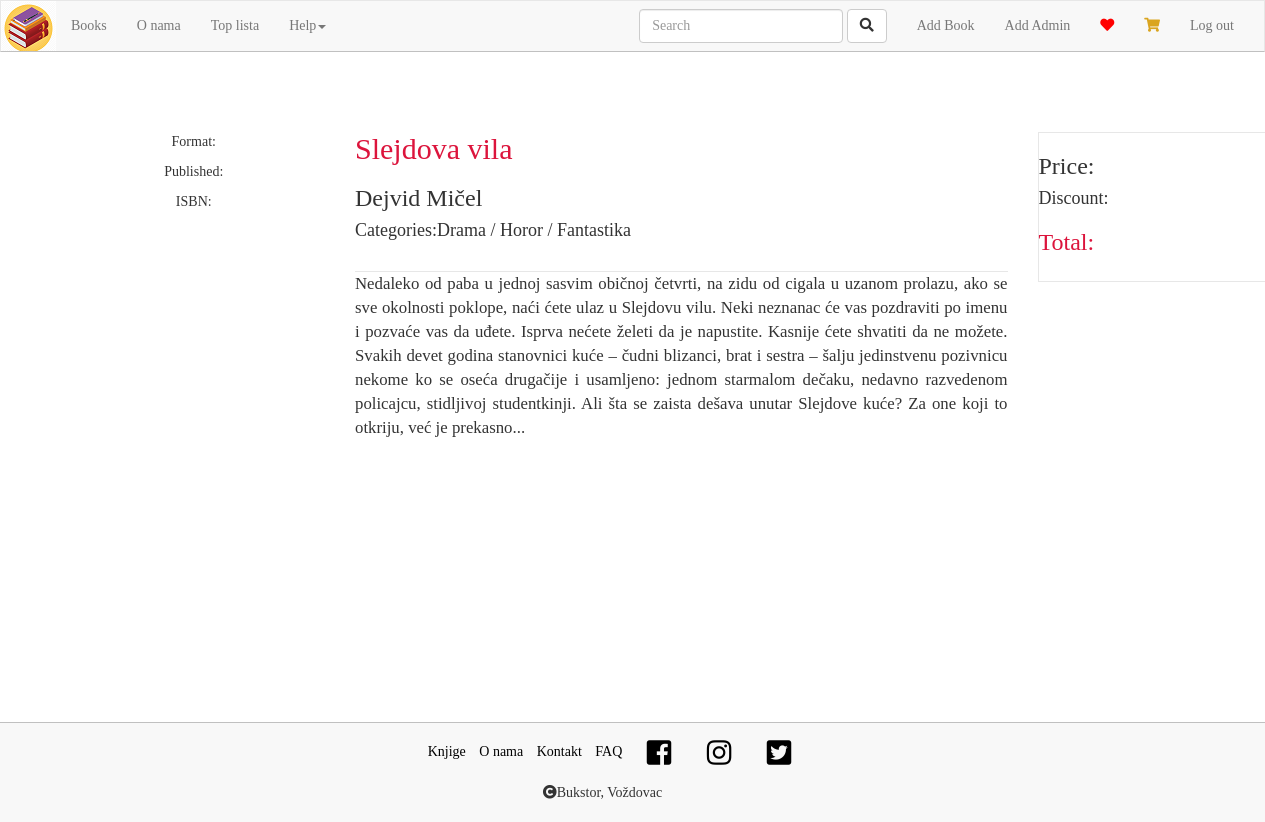
/book.php?id=9 (signed in), run on the app's committed database.
### tables this page shows
CREATE TABLE `knjiga` (
  `naslov` varchar(255) NOT NULL,
  `autor` varchar(255) NOT NULL,
  `knjiga_id` int(5) NOT NULL,
  `opis` varchar(1000) DEFAULT NULL,
  `kategorija` varchar(255) NOT NULL,
  `br_kupovina` int(255) NOT NULL DEFAULT 0,
  `slika` varchar(255) NOT NULL
);

### book.php (the view, shortened to what this page needs)
<?php
include_once "scripts/functions.php";
$id=$_GET['id'];
$sql ="SELECT * FROM knjiga WHERE knjiga_id=$id LIMIT 1";
$book=mysqli_fetch_assoc(mysqli_query($db,$sql));
?>
<!DOCTYPE html>
<html lang="en">
  <head>
    <link href="css/bootstrap.min.css" rel="stylesheet">
    <link rel="stylesheet" href="https://use.fontawesome.com/releases/v5.5.0/css/all.css">
    <link rel="stylesheet" href="./css/style.css">
  </head>
  <body>
    <div class="container book">
      <div class="row">
        <div class="col-md-3">
          <div class="text-center">
            <p>Format:</p>
            <p>Published:</p>
            <p>ISBN:</p>
          </div>
        </div>
        <div class="col-md-7">
          <h2 class="naslov-knjige"><?php echo $book["naslov"]?></h2>
          <h3><?php echo $book["autor"]?></h3>
          <h4>Categories:<?php echo $book["kategorija"]?></h4>
          <p class="oknjizi"> <?php echo $book["opis"]?></p>
        </div>
        <div class="col-md-2">
          <div class="price">
            <h3>Price: </h3>
            <h4>Discount: </h4>
            <h3 class="ukupno">Total: </h3>
          </div>
        </div>
      </div>
    </div>
  </body>
</html>

### css/style.css (style rules this page uses)
body { font-family: Verdana; position: relative; }
body>.container { min-height: 70vh; }
a { color: unset; }
.navbar-brand { margin: 0; padding: 0; overflow: hidden; }
.navbar { border-bottom: 1px solid silver; border-radius: 0px; margin-bottom:0px; }
.crna-lista li a { color:black; }
#glavni-footer { height: 100px; padding: 10px 0 0 0; margin: 30px 0 0 0; border-top:1px solid silver; background-color: #f8f8f8; }
.fa-heart { color: red; cursor: pointer; }
.fa-shopping-cart { color:goldenrod; cursor: pointer; }
.fa-facebook-square,.fa-instagram,.fa-twitter-square { color:black; }
.ukupno { color: crimson; }
form { padding: 2em 3em 1em; max-width: 850px; }
.book { margin-top: 80px; }
.naslov-knjige { color: crimson; margin-top: 0; }
.oknjizi { border-top: 1px solid #e7e7e7; margin-top: 30px; font-size: 1.2em; text-align: justify; }
.price { border: 1px solid #e7e7e7; min-height:150px; width: 250px; }
img { max-height: 270px; }
#glavni-footer div { width: 100%; }

### data on the page
knjiga: naslov "Slejdova vila", autor "Dejvid Mičel", kategorija "Drama / Horor / Fantastika", opis "Nedaleko od paba u jednoj sasvim običnoj četvrti, na zidu od cigala u uzanom prolazu, ako se sve okolnosti poklope, naći ćete ulaz u Slejdovu vilu. Neki neznanac će vas pozdraviti po imenu i pozvaće vas da uđete. Isprva nećete želeti da je napustite. Kasnije ćete shvatiti da ne možete. Svakih devet godina stanovnici kuće – čudni blizanci, brat i sestra – šalju jedinstvenu pozivnicu nekome ko se oseća drugačije i usamljeno: jednom starmalom dečaku, nedavno razvedenom policajcu, stidljivoj studentkinji. Ali šta se zaista dešava unutar Slejdove kuće? Za one koji to otkriju, već je prekasno..."
